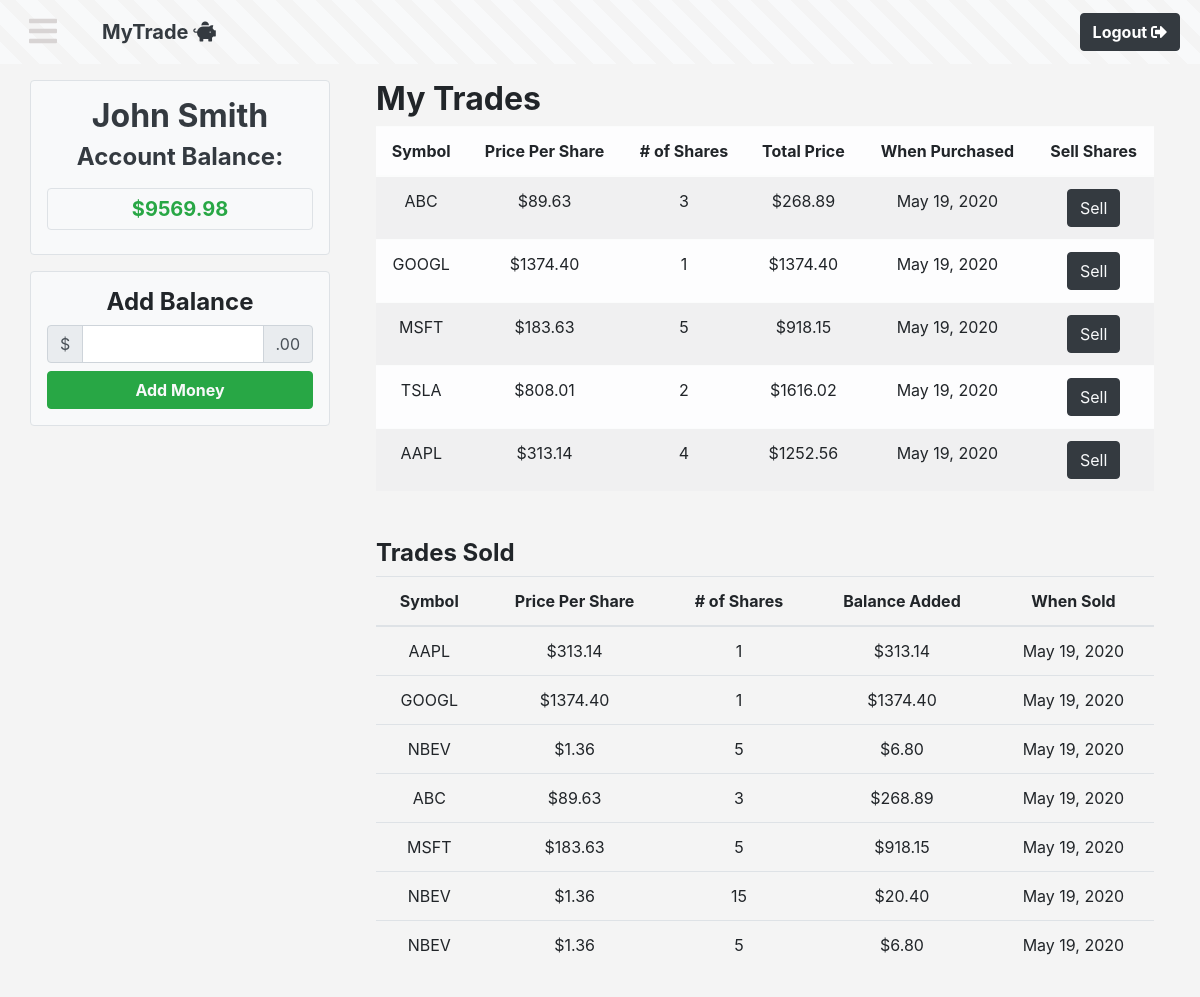
Page /user_account (signed in) on the earlier database version.
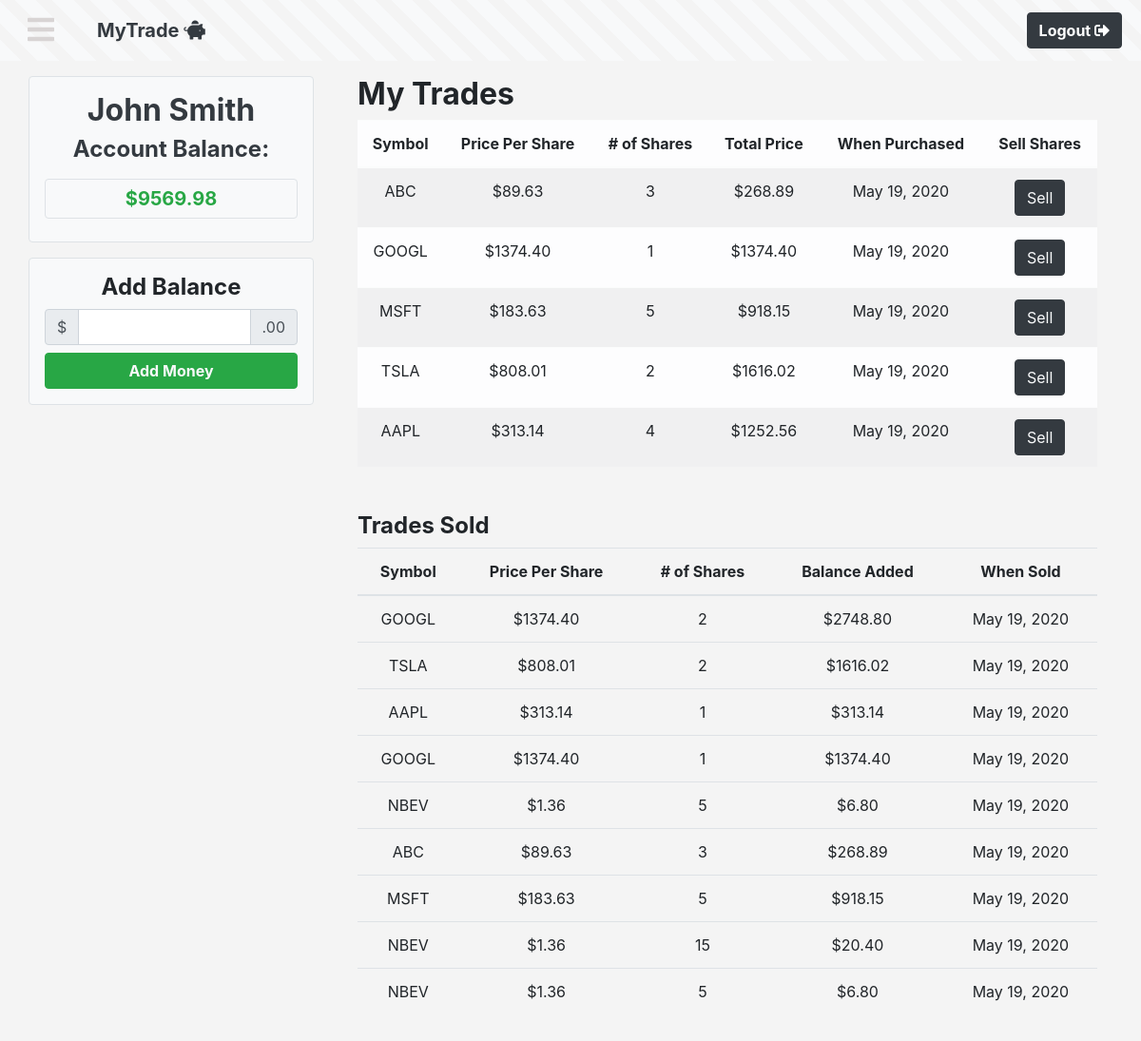
Same page on the later database version.
### myTrade_app/models.py (models this page shows)
class User(models.Model):
    first_name = models.CharField(max_length=50)
    last_name = models.CharField(max_length=50)
    email = models.CharField(max_length=100)
    username = models.CharField(max_length=30)
    bio = models.CharField(max_length=255)
    avatar = models.CharField(max_length=25)
    password = models.CharField(max_length=255)
    account_balance = models.FloatField(default=0.00)
    created_at = models.DateTimeField(auto_now_add=True)
    updated_at = models.DateTimeField(auto_now=True)
    objects = UserManager()

class Trade(models.Model):
    symbol = models.CharField(max_length=15)
    price_per_share = models.DecimalField(default=0.00, max_digits=15, decimal_places=2)
    total_price = models.DecimalField(default=0.00, max_digits=15, decimal_places=2)
    shares = models.IntegerField(default=0)
    stock_holder = models.ForeignKey(User, related_name="trades", on_delete=models.CASCADE)
    created_at = models.DateTimeField(auto_now_add=True)
    updated_at = models.DateTimeField(auto_now=True)

class SoldTrade(models.Model):
    price_sold = models.DecimalField(default=0.00, max_digits=15, decimal_places=2)
    shares_sold = models.IntegerField()
    total_price_gained = models.DecimalField(default=0.00, max_digits=15, decimal_places=2)
    stock_holder = models.ForeignKey(User, related_name='sold_trades', on_delete=models.CASCADE)
    trade = models.ForeignKey(Trade, related_name='transactions', on_delete=models.CASCADE)
    created_at = models.DateTimeField(auto_now_add=True)
    updated_at = models.DateTimeField(auto_now=True)

### myTrade_app/views.py (the view)
# urls.py: path('user_account', views.user_account),
def user_account(request):
    if 'id' not in request.session:
        return redirect('/')
    user = User.objects.get(id=request.session['id'])
    account_balance = "{:.2f}".format(user.account_balance)
    trades = Trade.objects.filter(stock_holder=user).order_by("-created_at")
    sold_trade = SoldTrade.objects.filter(stock_holder=user).order_by("-created_at")
    context = {
        'user': user,
        'account_balance': account_balance,
        'trades': trades,
        'sold_trade': sold_trade,
    }
    return render(request, 'user_account.html', context)

### myTrade_app/templates/user_account.html (shortened to what this page needs)
<!DOCTYPE html>
<html lang="en">
<head>
    {% load static%}
    <link rel="stylesheet" href="https://stackpath.bootstrapcdn.com/bootstrap/4.4.1/css/bootstrap.min.css">
    <link rel="stylesheet" href="https://cdnjs.cloudflare.com/ajax/libs/font-awesome/5.13.0/css/all.min.css" />
    <link rel="stylesheet" href="{% static 'css/user_account.css' %}">
    <link rel="stylesheet" href="{% static 'css/style.css' %}">
</head>
<body>
    <div id="all-content">
        <nav class="navbar navbar-expand pinstripe">
            <a role="button" class=" mr-3 btn" onclick="openNav()"><i class="text-hamburger fas fa-bars fa-2x"></i></a>
            <div class="container">
                <a href="/" class="navbar-brand text-dark px-3 py-2 font-weight-bold ">MyTrade <i class="fas fa-piggy-bank"></i></a>
                <ul class="navbar-nav">
                    <li><a href="logout" role="button" class="btn btn-dark nav-item mr-1 font-weight-bold">Logout <i class="fas fa-sign-out-alt"></i></a></li>
                </ul>
            </div>
        </nav>
        <div class="account">
            <div class="wrapper-left rounded mt-3 ">
                <div class="balance p-3 border rounded mb-3 text-center bg-light">
                    <h2 class="text-dark font-weight-bold text-center">{{ user.first_name }} {{ user.last_name }}</h2>
                    <h4 class="text-dark font-weight-bold mb-3">Account Balance:</h4><h5 class="py-2 border rounded text-success font-weight-bold h5">${{ account_balance }}</h5>
                </div>
                <div class="new-balance p-3 border text-center rounded bg-light">
                    <h4 class="font-weight-bold">Add Balance</h4>
                    <form action="/add_balance" method="post">
                        <div class="input-group mb-2">
                            <div class="input-group-prepend">
                                <span class="input-group-text">$</span>
                            </div>
                            <input type="number" class="form-control" name="balance">
                            <div class="input-group-append">
                                <span class="input-group-text">.00</span>
                            </div>
                        </div>
                        <button type="submit" class="btn btn-success btn-block font-weight-bold text-light">Add Money</button>
                    </form>
                </div>
            </div><div class="wrapper-right p-3 ">
                {% if user.trades.count != 0 %}
                <h2 class="font-weight-bold">My Trades</h2>
                <table class="table table-light table-striped text-center">
                    <thead>
                        <tr>
                            <th>Symbol</th>
                            <th>Price Per Share</th>
                            <th># of Shares</th>
                            <th>Total Price</th>
                            <th>When Purchased</th>
                            <th>Sell Shares</th>
                        </tr>
                    </thead>
                    {% for trade in trades %}
                    {% if trade.shares != 0 %}
                    <tr>
                        <td>{{ trade.symbol }}</td>
                        <td>${{ trade.price_per_share}}</td>
                        <td>{{ trade.shares}}</td>
                        <td>${{ trade.total_price}}</td>
                        <td>{{ trade.created_at|date:"M d, Y" }}</td>
                        <td>
                            <a href="/current_price/{{trade.id}}" role="button" class="btn btn-dark text-light">Sell</button>
                        </td>
                    </tr>
                    {% endif%}
                    {% endfor %}
                </table>
                {% endif %}
            </div>
            {% if sold_trade.count != 0 %}
            <div class="history p-3 ">
                <h4 class="font-weight-bold ">Trades Sold</h4>
                <table class="table text-center">
                    <thead>
                        <tr>
                            <th>Symbol</th>
                            <th>Price Per Share</th>
                            <th># of Shares</th>
                            <th>Balance Added</th>
                            <th>When Sold</th>
                        </tr>
                    </thead>
                        {% for sold in sold_trade %}
                        <tr>
                            <td>{{ sold.trade.symbol }}</td>
                            <td>${{ sold.price_sold }}</td>
                            <td>{{ sold.shares_sold }}</td>
                            <td>${{ sold.total_price_gained }}</td>
                            <td>{{ sold.created_at|date:"M d, Y" }}</td>
                        </tr>
                        {% endfor %}
                    </table>
                </div>
            </div>
            {% endif %}
    </div>
</body>
</html>

### myTrade_app/static/css/user_account.css (style rules this page uses)
.wrapper-left { width: 25%; margin-left: 2.5%; margin-right: 2.5%; min-height: 45vh; display: inline-block; }
.wrapper-right { width: 67.5%; margin-right: 2.5%; min-height: 50vh; vertical-align: top; display: inline-block; }
.history { width: 67.5%; display: inline-block; margin-left: 30%; margin-right: 2.5%; }

### myTrade_app/static/css/style.css (style rules this page uses)
body { height: 100%; background-color: #f4f4f4; }
html { scroll-behavior: smooth; }
.pinstripe { background: repeating-linear-gradient(45deg, #f8f9fa, #f8f9fa 1rem, #f4f4f4 1rem, #f4f4f4 1.75rem); }
#all-content { width: 100%; transition: width 0.1s, margin-left 0.1s; }
.text-hamburger { color: rgb(216, 212, 212) !important; }

Differences in the rows shown:
added SoldTrade: trade.symbol "GOOGL", price_sold "1374.40", shares_sold "2", total_price_gained "2748.80", created_at "May 19, 2020"
added SoldTrade: trade.symbol "TSLA", price_sold "808.01", shares_sold "2", total_price_gained "1616.02", created_at "May 19, 2020"
